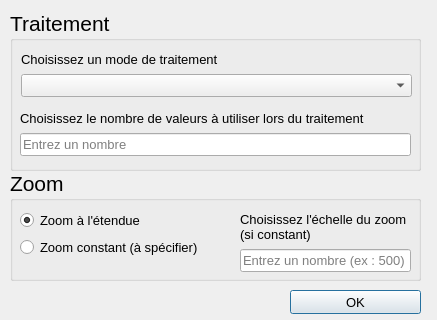
<?xml version="1.0" encoding="UTF-8"?>
<ui version="4.0">
 <class>OHFlashDialog2</class>
 <widget class="QDialog" name="OHFlashDialog2">
  <property name="geometry">
   <rect>
    <x>0</x>
    <y>0</y>
    <width>437</width>
    <height>320</height>
   </rect>
  </property>
  <property name="minimumSize">
   <size>
    <width>437</width>
    <height>320</height>
   </size>
  </property>
  <property name="maximumSize">
   <size>
    <width>437</width>
    <height>320</height>
   </size>
  </property>
  <property name="windowTitle">
   <string>Dialog</string>
  </property>
  <widget class="QGroupBox" name="groupBox">
   <property name="geometry">
    <rect>
     <x>10</x>
     <y>170</y>
     <width>411</width>
     <height>111</height>
    </rect>
   </property>
   <property name="font">
    <font>
     <pointsize>16</pointsize>
    </font>
   </property>
   <property name="title">
    <string>Zoom</string>
   </property>
   <widget class="QWidget" name="layoutWidget">
    <property name="geometry">
     <rect>
      <x>230</x>
      <y>40</y>
      <width>171</width>
      <height>62</height>
     </rect>
    </property>
    <layout class="QVBoxLayout" name="verticalLayout_2">
     <item>
      <widget class="QLabel" name="label_3">
       <property name="font">
        <font>
         <pointsize>10</pointsize>
         <weight>50</weight>
         <bold>false</bold>
        </font>
       </property>
       <property name="text">
        <string>Choisissez l'échelle du zoom
(si constant)</string>
       </property>
      </widget>
     </item>
     <item>
      <widget class="QLineEdit" name="zoomScale">
       <property name="font">
        <font>
         <pointsize>10</pointsize>
        </font>
       </property>
       <property name="text">
        <string/>
       </property>
       <property name="placeholderText">
        <string>Entrez un nombre (ex : 500)</string>
       </property>
       <property name="clearButtonEnabled">
        <bool>true</bool>
       </property>
      </widget>
     </item>
    </layout>
   </widget>
   <widget class="QWidget" name="layoutWidget">
    <property name="geometry">
     <rect>
      <x>10</x>
      <y>40</y>
      <width>182</width>
      <height>48</height>
     </rect>
    </property>
    <layout class="QVBoxLayout" name="verticalLayout">
     <item>
      <widget class="QRadioButton" name="zoomExtent">
       <property name="font">
        <font>
         <pointsize>10</pointsize>
        </font>
       </property>
       <property name="text">
        <string>Zoom à l'étendue</string>
       </property>
       <property name="checked">
        <bool>true</bool>
       </property>
      </widget>
     </item>
     <item>
      <widget class="QRadioButton" name="zoomConstant">
       <property name="font">
        <font>
         <pointsize>10</pointsize>
        </font>
       </property>
       <property name="text">
        <string>Zoom constant (à spécifier)</string>
       </property>
      </widget>
     </item>
    </layout>
   </widget>
  </widget>
  <widget class="QGroupBox" name="groupBox_2">
   <property name="geometry">
    <rect>
     <x>10</x>
     <y>10</y>
     <width>411</width>
     <height>161</height>
    </rect>
   </property>
   <property name="font">
    <font>
     <pointsize>16</pointsize>
    </font>
   </property>
   <property name="title">
    <string>Traitement</string>
   </property>
   <widget class="QWidget" name="layoutWidget">
    <property name="geometry">
     <rect>
      <x>10</x>
      <y>100</y>
      <width>391</width>
      <height>46</height>
     </rect>
    </property>
    <layout class="QVBoxLayout" name="verticalLayout_3">
     <item>
      <widget class="QLabel" name="label_2">
       <property name="font">
        <font>
         <pointsize>10</pointsize>
         <weight>50</weight>
         <bold>false</bold>
        </font>
       </property>
       <property name="text">
        <string>Choisissez le nombre de valeurs à utiliser lors du traitement</string>
       </property>
      </widget>
     </item>
     <item>
      <widget class="QLineEdit" name="NumValue">
       <property name="font">
        <font>
         <pointsize>10</pointsize>
        </font>
       </property>
       <property name="text">
        <string/>
       </property>
       <property name="placeholderText">
        <string>Entrez un nombre</string>
       </property>
       <property name="clearButtonEnabled">
        <bool>true</bool>
       </property>
      </widget>
     </item>
    </layout>
   </widget>
   <widget class="QWidget" name="layoutWidget">
    <property name="geometry">
     <rect>
      <x>11</x>
      <y>41</y>
      <width>391</width>
      <height>46</height>
     </rect>
    </property>
    <layout class="QVBoxLayout" name="verticalLayout_4">
     <item>
      <widget class="QLabel" name="label">
       <property name="font">
        <font>
         <pointsize>10</pointsize>
         <weight>50</weight>
         <bold>false</bold>
        </font>
       </property>
       <property name="text">
        <string>Choisissez un mode de traitement</string>
       </property>
      </widget>
     </item>
     <item>
      <widget class="QComboBox" name="optionsComboBox">
       <property name="font">
        <font>
         <pointsize>10</pointsize>
        </font>
       </property>
       <property name="editable">
        <bool>false</bool>
       </property>
       <property name="currentText">
        <string/>
       </property>
      </widget>
     </item>
    </layout>
   </widget>
  </widget>
  <widget class="QPushButton" name="okButtonOptions">
   <property name="geometry">
    <rect>
     <x>290</x>
     <y>290</y>
     <width>131</width>
     <height>24</height>
    </rect>
   </property>
   <property name="font">
    <font>
     <pointsize>10</pointsize>
    </font>
   </property>
   <property name="cursor">
    <cursorShape>PointingHandCursor</cursorShape>
   </property>
   <property name="text">
    <string>OK</string>
   </property>
  </widget>
 </widget>
 <tabstops>
  <tabstop>optionsComboBox</tabstop>
  <tabstop>NumValue</tabstop>
  <tabstop>zoomScale</tabstop>
  <tabstop>okButtonOptions</tabstop>
 </tabstops>
 <resources/>
 <connections/>
</ui>
